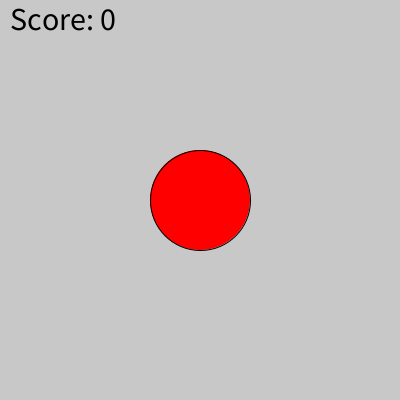
Frame 1 (no input)
Frame 60 (the mouse pressed at the canvas centre just before this capture): identical to frame 1, image omitted
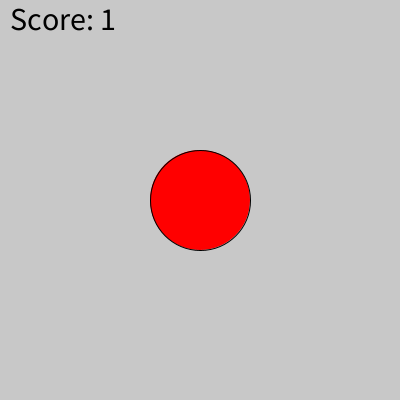
Frame 120 (the mouse held since frame 60 and released just before this capture)

The Processing sketch that drew these frames (run headless with seeded random() and noise(); from frame 60 on, the mouse is pressed at the canvas centre):

// Processing sketch: sketch_CookieClick
// ── sketch_CookieClick.pde
int score = 0;
int cookieSize = 100;

void setup() {
  size(400, 400);
}

void draw() {
  background(200);
  fill(255, 0, 0);
  ellipse(width/2, height/2, cookieSize, cookieSize);
  fill(0);
  textSize(32);
  text("Score: " + score, 10, 30);
}

void mousePressed() {
  if (dist(mouseX, mouseY, width/2, height/2) < cookieSize/2) {
    score++;
  }
}
